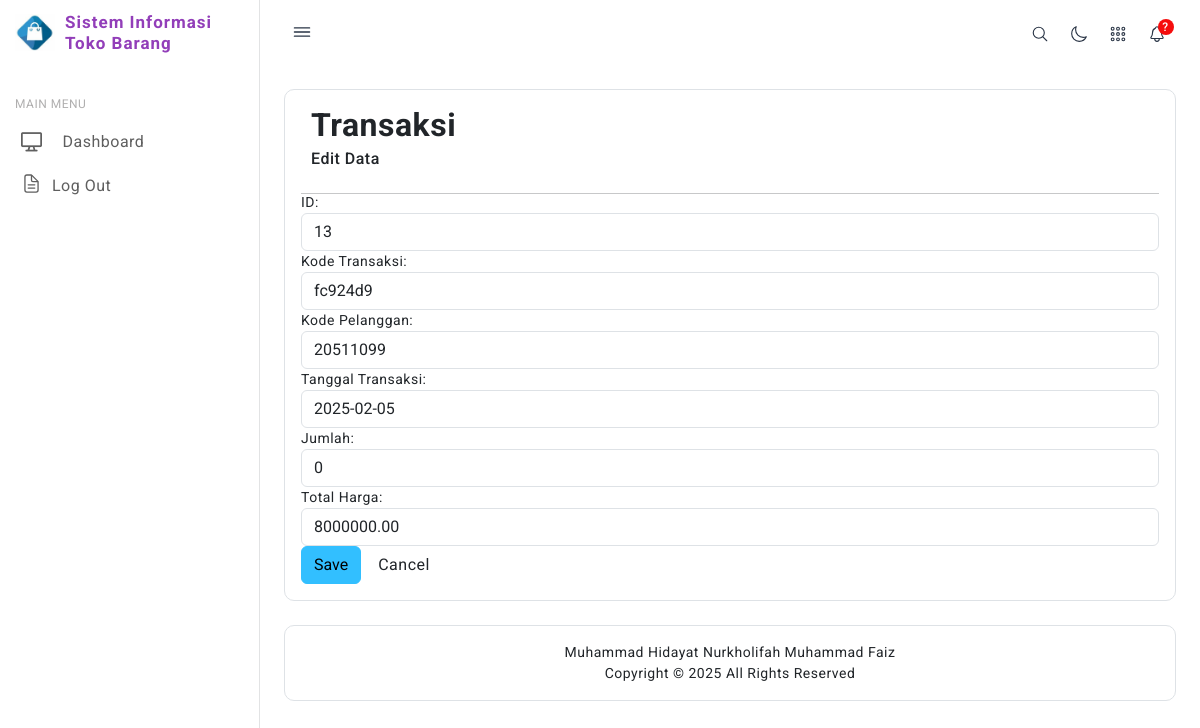
Page /transaksi/edit.php?id=13 on the committed database.
### tables this page shows
CREATE TABLE `transaksi` (
  `id` int NOT NULL,
  `kode_transaksi` varchar(20) NOT NULL,
  `kode_pelanggan` varchar(20) NOT NULL,
  `tanggal_transaksi` date NOT NULL,
  `dibeli` int NOT NULL DEFAULT '0',
  `total_harga` decimal(10,2) NOT NULL DEFAULT '0.00'
);

### db/database.php (called while the page is built, shortened)
<?php
class Database {
    private $pdo;
    public function __construct() {
        $dotenv = Dotenv\Dotenv::createImmutable(__DIR__ . "/..");
        $host = $_ENV["DB_HOST"];
        $dbname = $_ENV["DB_DATABASE"];
        $username = $_ENV["DB_USERNAME"];
        $password = $_ENV["DB_PASSWORD"];
        $charset = $_ENV["DB_CHARSET"];
    }
    private function connect($host, $dbname, $username, $password, $charset) {
        try {
            $this->pdo = new PDO("mysql:host={$host};dbname={$dbname};charset={$charset}", $username, $password);
            $this->pdo->setAttribute(PDO::ATTR_ERRMODE, PDO::ERRMODE_EXCEPTION);
        } catch (PDOException $e) {
            die("Database connection failed: " . $e->getMessage());
        }
    }
    public function executeQuery($sql, $params = []) {
        try {
            $stmt = $this->pdo->prepare($sql);
            if ($stmt) {
                $stmt->execute($params);
                return $stmt;
            } else {
                die("Error in query: " . print_r($this->pdo->errorInfo(), true));
            }
        } catch (PDOException $e) {
            die("Database error: " . $e->getMessage());
        }
    }
}

### controllers/Transaksi.php (called while the page is built, shortened)
<?php
include_once('../models/TransaksiModel.php');
class TransaksiController
{
    private $model;
    public function __construct()
    {
        $this->model = new TransaksiModel();
    }
    public function getTransaksi($id)
    {
        return $this->model->getTransaksi($id);
    }
}
?>

### models/TransaksiModel.php (called while the page is built, shortened)
<?php
include_once('../db/database.php');
class TransaksiModel
{
    private $db;
    public function __construct()
    {
        $this->db = new Database();
    }
    public function getTransaksi($id)
    {
        $sql = "SELECT T.*, P.nama
                FROM transaksi T
                LEFT JOIN pelanggan P ON T.kode_pelanggan = P.kode_pelanggan
                WHERE T.id = :id";
        $params = array(":id" => $id);
        return $this->db->executeQuery($sql, $params)->fetchAll(PDO::FETCH_ASSOC);
    }
}
?>

### transaksi/edit.php (the view, shortened to what this page needs)
<?php
include("../controllers/Transaksi.php");
include("../lib/functions.php");
$obj = new TransaksiController();
if(isset($_GET["id"])){
    $id=$_GET["id"];
}
$rows = $obj->getTransaksi($id);
?>
        <div class="header icon-and-heading">
        <h2><strong>Transaksi</strong> <small>Edit Data</small> </h2>
        </div>
        <hr style="margin-bottom:-2px;"/>
        <form name="formEdit" method="POST" action="">
            <?php foreach ($rows as $row): ?>
                    <div class="form-group">
                        <label>ID:</label>
                        <input type="text" class="form-control" id="id" name="id"
                            value="<?php echo $row['id']; ?>" readonly/>
                    </div>
                    <div class="form-group">
                        <label>Kode Transaksi:</label>
                        <input type="text" class="form-control" id="kode_transaksi" name="kode_transaksi"
                            value="<?php echo $row['kode_transaksi']; ?>" />
                    </div>
                    <div class="form-group">
                        <label>Kode Pelanggan:</label>
                        <input type="text" class="form-control" id="kode_pelanggan" name="kode_pelanggan"
                            value="<?php echo $row['kode_pelanggan']; ?>" />
                    </div>
                    <div class="form-group">
                        <label>Tanggal Transaksi:</label>
                        <input type="text" class="form-control" id="tanggal_transaksi" name="tanggal_transaksi"
                            value="<?php echo $row['tanggal_transaksi']; ?>" />
                    </div>
                    <div class="form-group">
                        <label>Jumlah:</label>
                        <input type="text" class="form-control" id="dibeli" name="dibeli"
                            value="<?php echo $row['dibeli']; ?>" />
                    </div>
                    <div class="form-group">
                        <label>Total Harga:</label>
                        <input type="text" class="form-control" id="total_harga" name="total_harga"
                            value="<?php echo $row['total_harga']; ?>" />
                    </div>
            <?php endforeach; ?>
            <button class="save btn btn-large btn-info" type="submit">Save</button>
            <a href="#index" class="btn btn-large btn-default">Cancel</a>
        </form>
</body>
</html>

### themes/fobia/assets/css/style.css (style rules this page uses)
body { color: #4c5258; font-size: 14px; letter-spacing: .5px; background-color: #ffffff; overflow-x: hidden; font-family: Roboto, sans-serif; }
a { color: #923eb9; text-decoration: none; }
::placeholder { opacity: 0.5 !important; }

### themes/fobia/header.php (style rules this page uses)
h2 strong { display: block; }
h2 small { display: block; font-size: 0.5em; margin-top: 5px; }
.icon-and-heading { display: inline-flex; align-items: center; }

### rows in the picture
transaksi: id "13", kode_transaksi "fc924d9", kode_pelanggan "20511099", tanggal_transaksi "2025-02-05", dibeli "0", total_harga "8000000.00"
